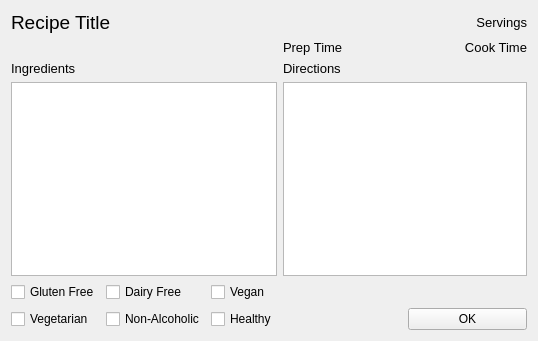
<?xml version="1.0" encoding="UTF-8"?>
<ui version="4.0">
 <class>Recipe</class>
 <widget class="QWidget" name="Recipe">
  <property name="geometry">
   <rect>
    <x>0</x>
    <y>0</y>
    <width>538</width>
    <height>341</height>
   </rect>
  </property>
  <property name="windowTitle">
   <string>Form</string>
  </property>
  <layout class="QGridLayout" name="gridLayout">
   <item row="0" column="0" colspan="2">
    <widget class="QLabel" name="L_recipeTitle">
     <property name="font">
      <font>
       <pointsize>14</pointsize>
      </font>
     </property>
     <property name="text">
      <string>Recipe Title</string>
     </property>
    </widget>
   </item>
   <item row="0" column="4">
    <widget class="QLabel" name="L_servings">
     <property name="font">
      <font>
       <pointsize>10</pointsize>
      </font>
     </property>
     <property name="text">
      <string>Servings</string>
     </property>
     <property name="alignment">
      <set>Qt::AlignRight|Qt::AlignTrailing|Qt::AlignVCenter</set>
     </property>
    </widget>
   </item>
   <item row="1" column="3">
    <widget class="QLabel" name="L_prepTime">
     <property name="font">
      <font>
       <pointsize>10</pointsize>
      </font>
     </property>
     <property name="text">
      <string>Prep Time</string>
     </property>
    </widget>
   </item>
   <item row="1" column="4">
    <widget class="QLabel" name="L_cookTime">
     <property name="font">
      <font>
       <pointsize>10</pointsize>
      </font>
     </property>
     <property name="text">
      <string>Cook Time</string>
     </property>
     <property name="alignment">
      <set>Qt::AlignRight|Qt::AlignTrailing|Qt::AlignVCenter</set>
     </property>
    </widget>
   </item>
   <item row="2" column="0">
    <widget class="QLabel" name="L_ingredients">
     <property name="font">
      <font>
       <pointsize>10</pointsize>
      </font>
     </property>
     <property name="text">
      <string>Ingredients</string>
     </property>
    </widget>
   </item>
   <item row="2" column="3">
    <widget class="QLabel" name="L_directions">
     <property name="font">
      <font>
       <pointsize>10</pointsize>
      </font>
     </property>
     <property name="text">
      <string>Directions</string>
     </property>
    </widget>
   </item>
   <item row="3" column="0" colspan="3">
    <widget class="QListWidget" name="LW_ingredientList"/>
   </item>
   <item row="3" column="3" colspan="2">
    <widget class="QTextBrowser" name="TB_directionsText"/>
   </item>
   <item row="4" column="0">
    <widget class="QCheckBox" name="CB_gf">
     <property name="text">
      <string>Gluten Free</string>
     </property>
    </widget>
   </item>
   <item row="4" column="1">
    <widget class="QCheckBox" name="CB_df">
     <property name="text">
      <string>Dairy Free</string>
     </property>
    </widget>
   </item>
   <item row="4" column="2">
    <widget class="QCheckBox" name="CB_vegan">
     <property name="text">
      <string>Vegan</string>
     </property>
    </widget>
   </item>
   <item row="5" column="0">
    <widget class="QCheckBox" name="CB_veg">
     <property name="text">
      <string>Vegetarian</string>
     </property>
    </widget>
   </item>
   <item row="5" column="1">
    <widget class="QCheckBox" name="CB_noAlcohol">
     <property name="text">
      <string>Non-Alcoholic</string>
     </property>
    </widget>
   </item>
   <item row="5" column="2">
    <widget class="QCheckBox" name="CB_healthy">
     <property name="text">
      <string>Healthy</string>
     </property>
    </widget>
   </item>
   <item row="5" column="4">
    <widget class="QPushButton" name="PB_ok">
     <property name="text">
      <string>OK</string>
     </property>
    </widget>
   </item>
  </layout>
 </widget>
 <resources/>
 <connections/>
</ui>
